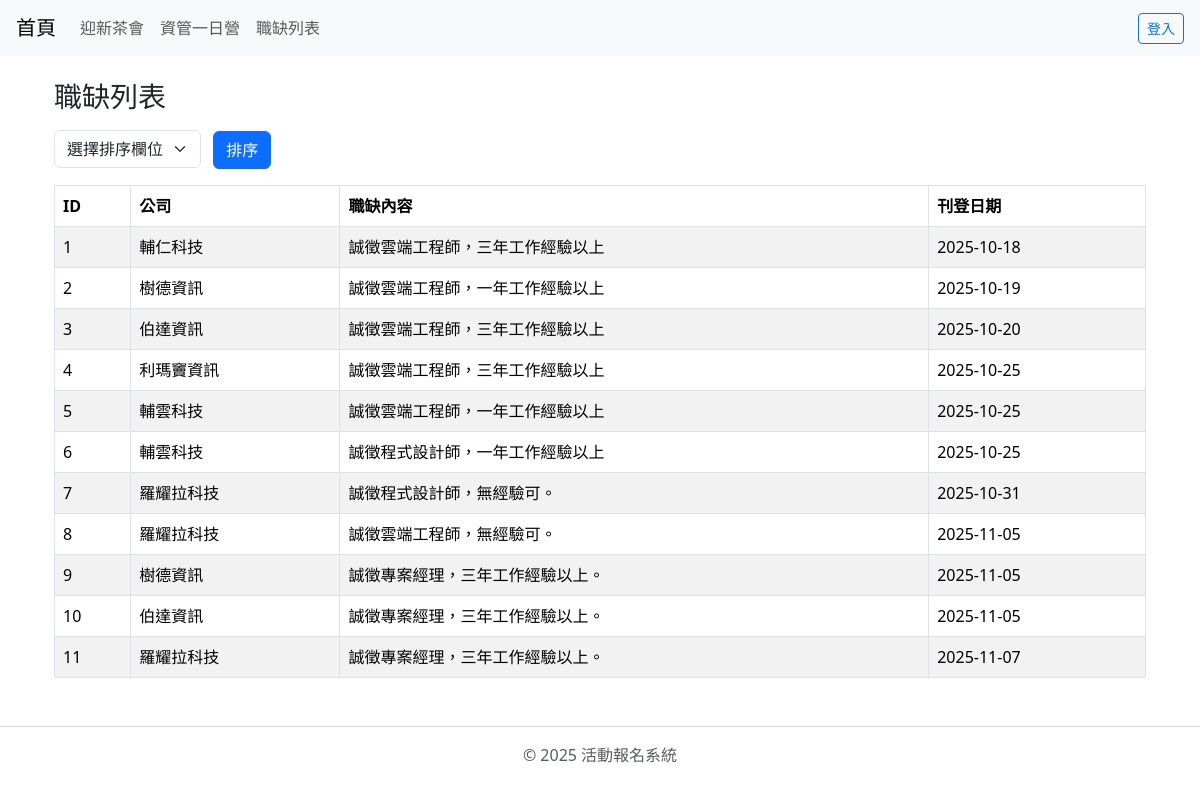
Page /job.php on the committed database.
### tables this page shows
CREATE TABLE `job` (
  `postid` int(10) UNSIGNED NOT NULL,
  `company` varchar(50) NOT NULL,
  `content` text NOT NULL,
  `pdate` date NOT NULL
);

### job.php (the view, shortened to what this page needs)
<?php
include("db.php");
include("header.php");
$order = $_POST["order"] ?? "";
$sql = "SELECT * FROM job";
$result = mysqli_query($conn, $sql);
?>
<div class="container mt-4">
  <h3 class="mb-3">職缺列表</h3>
  <form action="job.php" method="post" class="mb-3">
    <select name="order" class="form-select w-auto d-inline-block" aria-label="選擇排序欄位">
      <option value="" <?= ($order == '') ? 'selected' : '' ?>>選擇排序欄位</option>
    </select>
    <input class="btn btn-primary ms-2" type="submit" value="排序">
  </form>
  <table class="table table-bordered table-striped">
    <thead>
      <tr>
        <th>ID</th>
        <th>公司</th>
        <th>職缺內容</th>
        <th>刊登日期</th>
      </tr>
    </thead>
    <tbody>
      <?php while ($row = mysqli_fetch_assoc($result)): ?>
        <tr>
          <td><?= htmlspecialchars($row["postid"]) ?></td>
          <td><?= htmlspecialchars($row["company"]) ?></td>
          <td><?= htmlspecialchars($row["content"]) ?></td>
          <td><?= htmlspecialchars($row["pdate"]) ?></td>
        </tr>
      <?php endwhile; ?>
    </tbody>
  </table>
</div>
<?php include("footer.php"); ?>

### header.php (shortened to what this page needs)
<!DOCTYPE html>
<html lang="zh-Hant">
<head>
  <link rel="stylesheet" href="https://cdn.jsdelivr.net/npm/bootstrap@5.3.2/dist/css/bootstrap.min.css">
  <link rel="stylesheet" href="https://cdn.datatables.net/1.13.6/css/dataTables.bootstrap5.min.css">
</head>
<body>
<nav class="navbar navbar-expand-lg navbar-light bg-light px-3">
  <a class="navbar-brand" href="index.php">首頁</a>
  <div class="navbar-nav">
    <a class="nav-link" href="status.php">迎新茶會</a>
    <a class="nav-link" href="conference.php">資管一日營</a>
    <a class="nav-link" href="job.php">職缺列表</a>
  </div>
  <div class="ms-auto">
    <?php if (isset($_SESSION["user"])): ?>
      <span class="me-3">歡迎，<?= $_SESSION["user"]["name"] ?>！</span>
      <a href="logout.php" class="btn btn-outline-danger btn-sm">登出</a>
    <?php else: ?>
      <a href="login.php" class="btn btn-outline-primary btn-sm">登入</a>
    <?php endif; ?>
  </div>
</nav>
<div class="container mt-4">

### footer.php
</div>
<footer class="text-center mt-5 mb-3 text-muted">
  <hr>
  <p>© 2025 活動報名系統</p>
</footer>
</body>
</html>

### rows in the picture
job: postid "1", company "輔仁科技", content "誠徵雲端工程師，三年工作經驗以上", pdate "2025-10-18"
job: postid "2", company "樹德資訊", content "誠徵雲端工程師，一年工作經驗以上", pdate "2025-10-19"
job: postid "3", company "伯達資訊", content "誠徵雲端工程師，三年工作經驗以上", pdate "2025-10-20"
job: postid "4", company "利瑪竇資訊", content "誠徵雲端工程師，三年工作經驗以上", pdate "2025-10-25"
job: postid "5", company "輔雲科技", content "誠徵雲端工程師，一年工作經驗以上", pdate "2025-10-25"
job: postid "6", company "輔雲科技", content "誠徵程式設計師，一年工作經驗以上", pdate "2025-10-25"
job: postid "7", company "羅耀拉科技", content "誠徵程式設計師，無經驗可。", pdate "2025-10-31"
job: postid "8", company "羅耀拉科技", content "誠徵雲端工程師，無經驗可。", pdate "2025-11-05"
job: postid "9", company "樹德資訊", content "誠徵專案經理，三年工作經驗以上。", pdate "2025-11-05"
job: postid "10", company "伯達資訊", content "誠徵專案經理，三年工作經驗以上。", pdate "2025-11-05"
job: postid "11", company "羅耀拉科技", content "誠徵專案經理，三年工作經驗以上。", pdate "2025-11-07"
